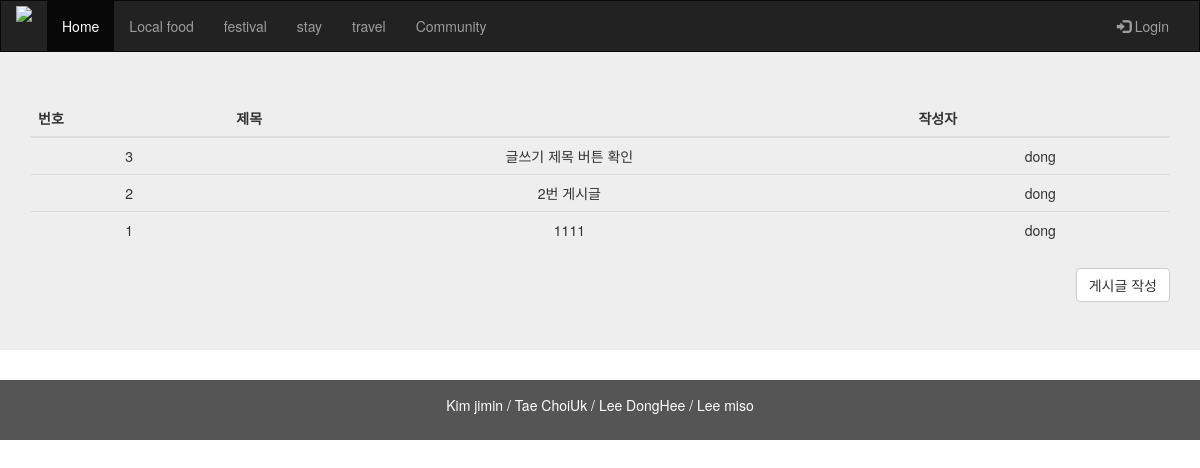
Before: /commu/list/ with the older database file.
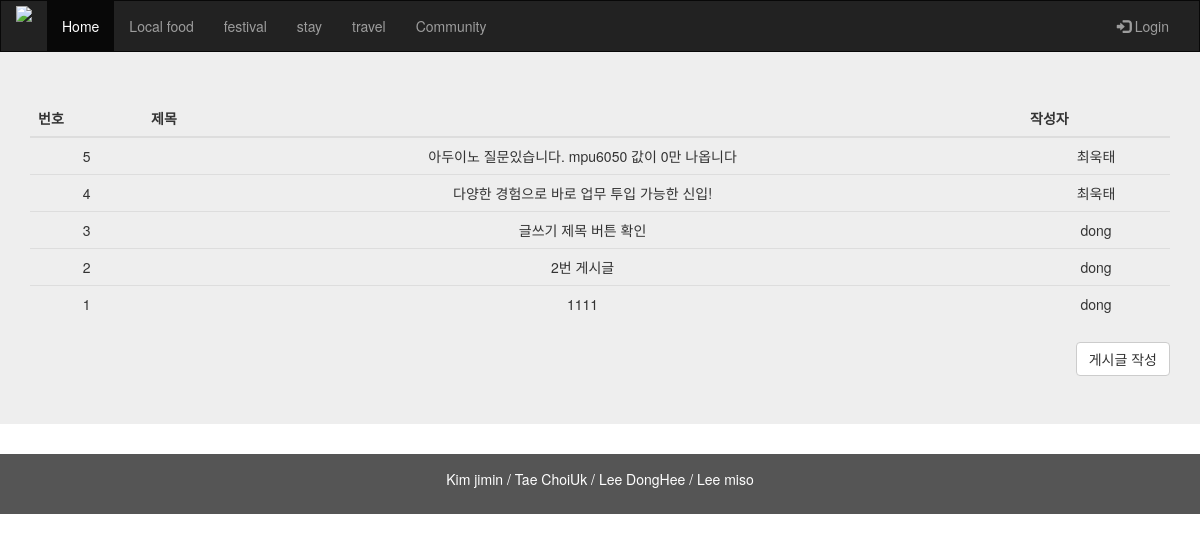
After: the same page with the newer database file.
### user/models.py (models this page shows)
class Board(models.Model):
    title = models.CharField(max_length=100)
    content = models.CharField(max_length=1000)
    id1 = models.ForeignKey(User, on_delete=models.CASCADE)

class User(models.Model):
    id1 = models.CharField(max_length=10)
    pwd = models.CharField(max_length=10)
    name = models.CharField(max_length=10)

### mini_project/views.py (the view)
# urls.py: path('commu/list/', views.list),
def list(request):
    commu_list = Board.objects.order_by('-id')
    context = {
        'commu_list' : commu_list
    }
    return render(request, 'commu_list.html', context)

### templates/commu_list.html
{% extends 'base.html' %}
{% block content %}
<div class="jumbotron">
    <div class="container text-center">
        <table class="table table-hover">
            <thead>
                <tr>
                    <th>번호</th>
                    <th>제목</th>
                    <th>작성자</th>
                </tr>
            </thead>
            <tbody>
                {% for user in commu_list %}
                <tr onclick='location="/commu/detail/{{ user.id }}" '>
                    <td>{{ user.id }}</td>
                    <td>{{ user.title }}</td>
                    <td>{{ user.id1.name }}</td>
                </tr>
                {% endfor %}
            </tbody>
        </table>
        <button type="button" onclick = "location.href = '/commu/write/' "class="btn btn-default" style='float: right;'>게시글 작성</button>
    </div>
</div>
{% endblock %}

Changed rows visible on the page:
added Board: id "5", title "아두이노 질문있습니다. mpu6050 값이 0만 나옵니다", id1.name "최욱태"
added Board: id "4", title "다양한 경험으로 바로 업무 투입 가능한 신입!", id1.name "최욱태"
